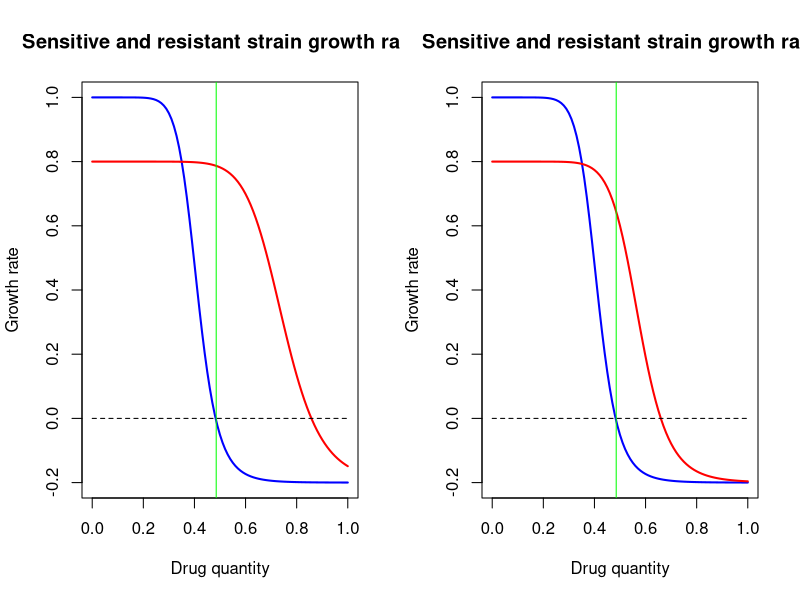
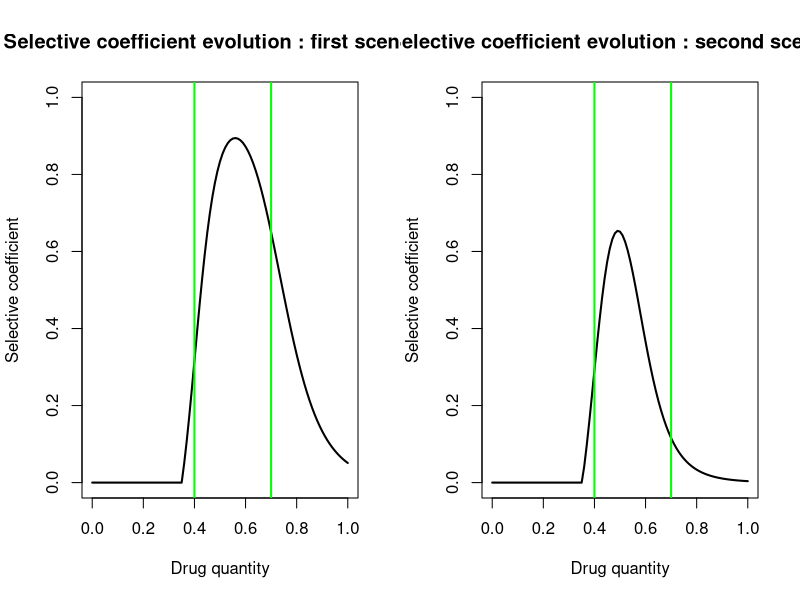
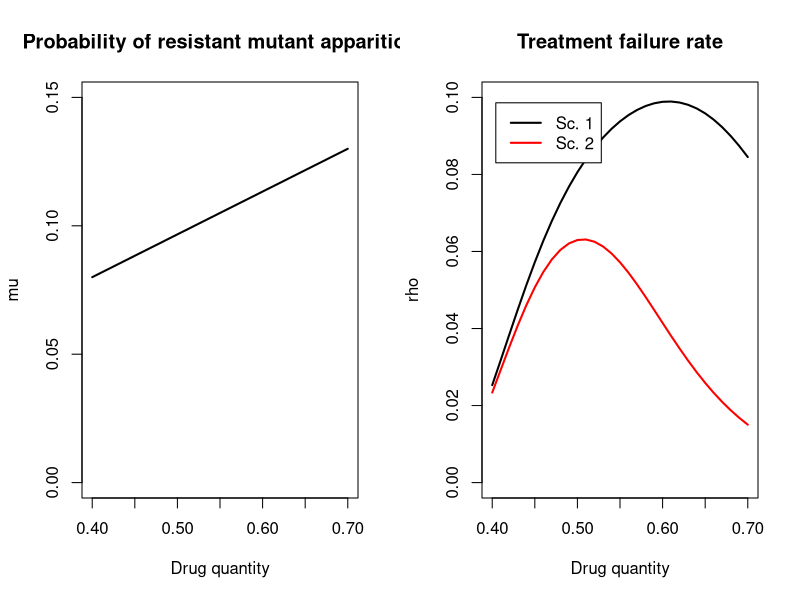
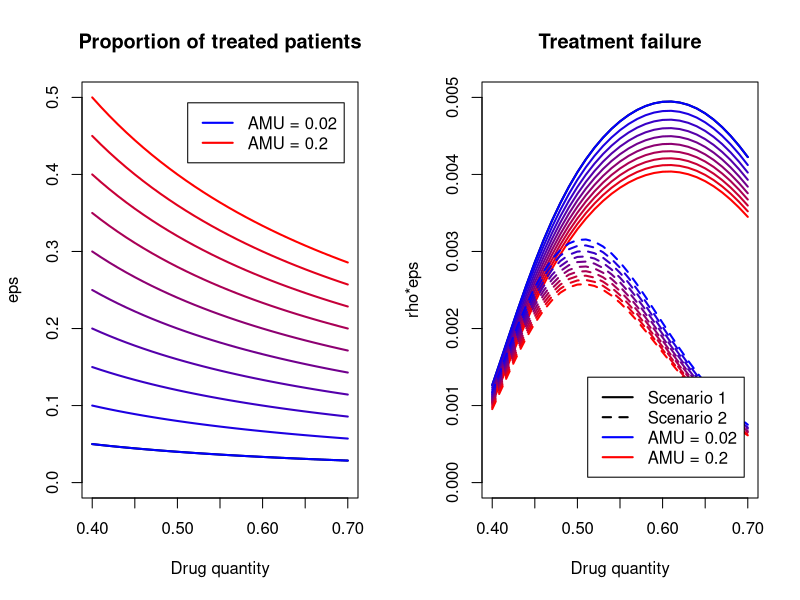
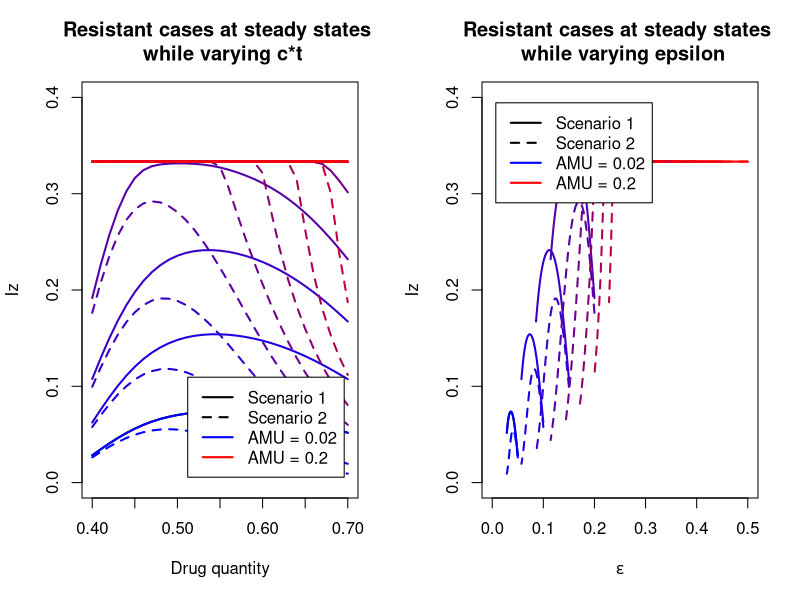
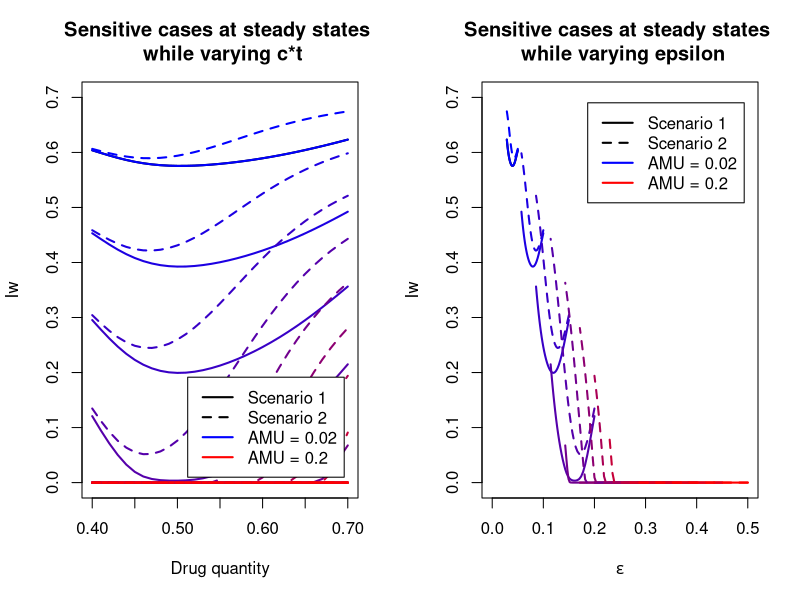
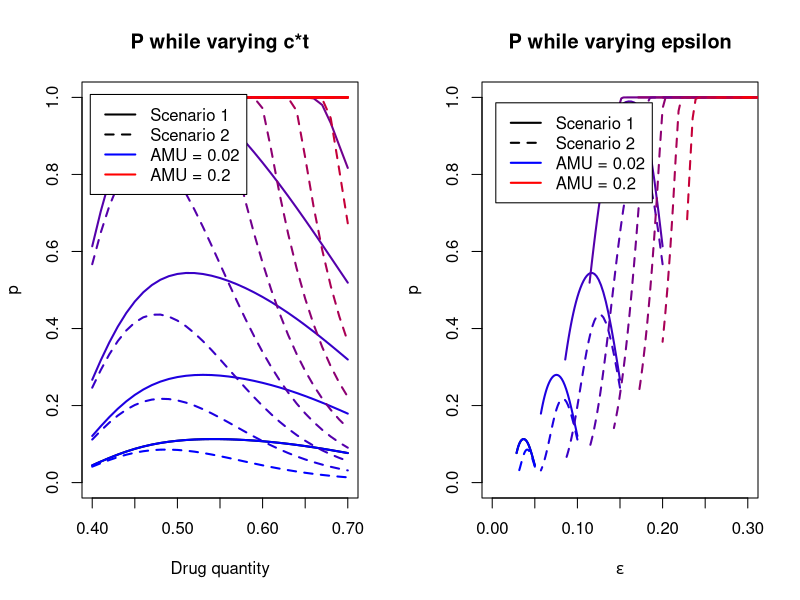
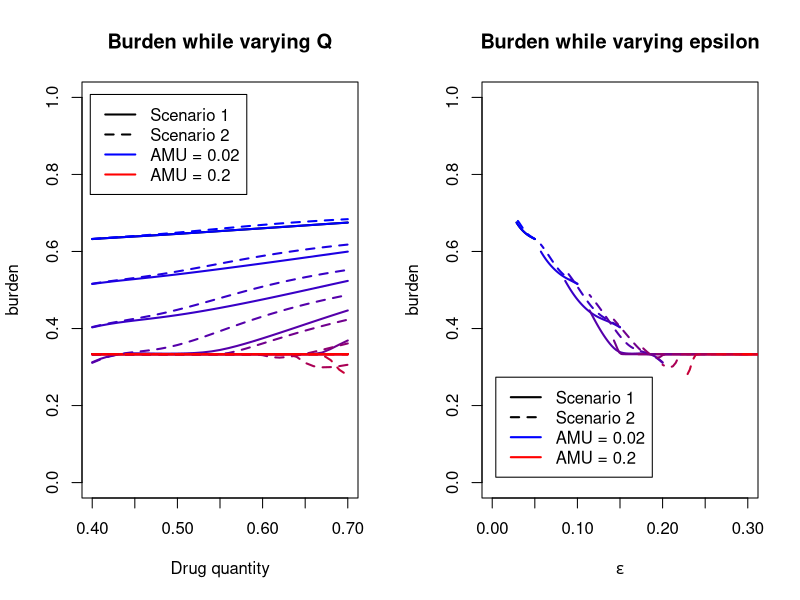

Write the R code that produced these figures, in order.
## ---- chunk 1
library(plyr)

#per capita maximum growth rate of sensitive bact
max_sens_gr <- 1 
max_sens_gr2 <- 1 
#per capita maximum growth rate of resistant bact
max_res_gr <- 0.8
max_res_gr2 <- 0.8
#per capita minimum growth rate of sensitive bact
min_sens_gr <- -0.2
min_sens_gr2 <- -0.2
#per capita minimum growth rate of res bact
min_res_gr <- -0.2
min_res_gr2 <- -0.2
#minimum inhibitory concentration of sen bact

mic_sens <- 0.35
mic_sens2 <- 0.35
#minimum inhibitory concentration of res bact

mic_res <- 0.65
mic_res2 <- 0.5
#slope for sens bact
kappa_sens <- 10
kappa_sens2 <- 10
#slope for res bact  

kappa_res <- 10
kappa_res2 <- 10

param_sens <- c(max_sens_gr, min_sens_gr, mic_sens, kappa_sens)
param_sens2 <- c(max_sens_gr2, min_sens_gr2, mic_sens2, kappa_sens2)

param_res <- c(max_res_gr, min_res_gr, mic_res, kappa_res)
param_res2 <- c(max_res_gr2, min_res_gr2, mic_res2, kappa_res2)

#mutant emergence probability : we consider that if the amount of applied atb increases, the probability of resistant mutant apparition increases linearly
max_mu <- 0.13
min_mu <- 0.08
max_dot <- 10
min_dot <- 1

#range of intervention - cl=lowest clinically effective dose, cu maximum tolerable dose (toxicity)
cl=0.40
cu=0.70
n_values=(cu-cl)*100+1

drug_quantities <- seq(cl, cu, length.out = n_values )

AMU = c(0.02, 0.04, 0.06, 0.08, 0.10, 0.12, 0.14, 0.16, 0.18, 0.2)

prop_treated <- do.call(cbind, lapply(AMU, function (x) x/drug_quantities))

eps_max <- max(prop_treated)

#selection of corresponding borders in sel_coef vector

lowbound=cl*100+1
highbound=cu*100+1



x <- seq(0,1,by=0.01)
zoom <- 1
## ---- chunk 2



growth = function(x, maxv, minv, micv, slopev) {
  y <- maxv - ((maxv - minv)*(x/micv)^slopev)/((x/micv)^slopev - maxv/minv)
  return(y)
}



colglob <- colorRampPalette(c("blue", "red"))

colforcol <- colglob(length(AMU))


linfun <- function(x, t, ltype){
  lines(t, unlist(x), lty=ltype, lwd=2, col=colforcol[as.numeric(parent.frame()$i)])
}

## ---- chunk 3


gr_sens <- lapply(x, growth, max_sens_gr, min_sens_gr, mic_sens, kappa_sens)

gr_res <- lapply(x, growth, max_res_gr, min_res_gr, mic_res, kappa_res)

gr_sens2 <- lapply(x, growth, max_sens_gr2, min_sens_gr2, mic_sens2, kappa_sens2)

gr_res2 <- lapply(x, growth, max_res_gr2, min_res_gr2, mic_res2, kappa_res2)

MIC <- sum(gr_sens>0)/length(gr_sens)
MICres <- sum(gr_res>0)/length(gr_res)
MICres2 <- sum(gr_res2>0)/length(gr_res2)
## ---- chunk 4
par(mfrow=c(1,2))

plot(x, gr_sens, main="Sensitive and resistant strain growth rate", xlab="Drug quantity", ylab="Growth rate", ylim=c(-0.2,1), lwd=2, type="l", col='blue')

lines(x, gr_res, type='l', col='red', lwd=2)

lines(x, rep(0, length(x)), type='l', col='black', lwd=1, lty=2)
abline(v=MIC, col='green')


plot(x, gr_sens2, main="Sensitive and resistant strain growth rate", xlab="Drug quantity", ylab="Growth rate", ylim=c(-0.2,1), lwd=2, type="l", col='blue')

lines(x, gr_res2, type='l', col='red', lwd=2)

lines(x, rep(0, length(x)), type='l', col='black', lwd=1, lty=2)
abline(v=MIC, col='green')

## ---- chunk 5
gr_sens <- unlist(gr_sens)
gr_sens2 <- unlist(gr_sens2)
gr_res <- unlist(gr_res)
gr_res2 <- unlist(gr_res2)

sel_coef <- gr_res - gr_sens
sel_coef2 <- gr_res2 - gr_sens2

sel_coef[which(sel_coef<0)] <- 0
sel_coef2[which(sel_coef2<0)] <- 0


minSC <- sum(sel_coef==0)/length(sel_coef)

plot(x, sel_coef, main="Selective coefficient evolution : first scenario", xlab="Drug quantity", ylab="Selective coefficient", ylim=c(0,1), lwd=2, type="l", col='black')
abline(v=cl, col='green', lw=2)
abline(v=cu, col='green', lw=2)

plot(x, sel_coef2, main="Selective coefficient evolution : second scenario", xlab="Drug quantity", ylab="Selective coefficient", ylim=c(0,1), lwd=2, type="l", col='black')
abline(v=cl, col='green', lw=2)
abline(v=cu, col='green', lw=2)
## ---- chunk 6
mu_prob <- seq(min_mu, max_mu, length.out = n_values)
doses <- seq(cl, cu, length.out = n_values)

plot(doses, mu_prob, main="Probability of resistant mutant apparition", xlab="Drug quantity", ylab="mu", ylim=c(0,0.15), lwd=2, type="l", col='black')

## ---- chunk 7
sel_sel_coef <- sel_coef[lowbound:highbound]
sel_sel_coef2 <- sel_coef2[lowbound:highbound]

rho1 <- sel_sel_coef*mu_prob
rho2 <- sel_sel_coef2*mu_prob

plot(doses, rho1, main="Treatment failure rate", xlab="Drug quantity", ylab="rho", lwd=2, type="l", col='black', ylim=c(0, 0.10))

lines(doses, rho2, type='l', col='red', lwd=2)

legend("topleft" , inset=.05, c("Sc. 1", "Sc. 2"), lty=c(1,1), lwd=c(2,2), col=c("black", "red"))

## ---- chunk 8



plot(doses, prop_treated[,1], main="Proportion of treated patients", xlab="Drug quantity", ylab="eps", ylim=c(0 , eps_max), lwd=2, type="l", col='black')

capture.output(apply(prop_treated, 2, linfun, doses, 1), file='NUL')

tag_min <- paste('AMU =', AMU[1])
tag_max <- paste('AMU =', AMU[length(AMU)])

legend("topright" , inset=.05, c(tag_min, tag_max), lty=c(1,1), lwd=c(2,2), col=c("blue", "red"))

## ---- chunk 9


treat_fail <- do.call(cbind, lapply(prop_treated, function (x) x*rho1))
treat_fail2 <- do.call(cbind, lapply(prop_treated, function (x) x*rho2))

plot(doses, treat_fail[,1], main="Treatment failure", xlab="Drug quantity", ylab="rho*eps", lwd=2, type="l", col='black', ylim=c(0, 0.005))

capture.output(apply(treat_fail, 2, linfun, doses, 1), file='NUL')
capture.output(apply(treat_fail2, 2, linfun, doses, 2), file='NUL')

legend("bottomright" , inset=.05, c('Scenario 1', 'Scenario 2', tag_min, tag_max), lty=c(1,2,1,1), lwd=c(2,2,2,2), col=c("black", "black", "blue", "red"))


## ---- chunk 10

library(deSolve)


options("scipen" = 10)

# initial state:
N <- 1
prop <- 0.01 #initial value of Iw and Iz

# time:
a <- 4000 #time span
m <- 1 #time step

# parameters
pbeta_w <- 0.04 #transmission parameter of Iw
pbeta_z <- 0.015 #transmission parameter of Iz

pgammaa <- 0.01 #innate recovery rate
pgamma_tilt <- 0.1 #recovery rate of Iw when treated by antibiotics



## ---- chunk 11

varying_par <- cbind(prop_treated, rho1)

varying_par2 <- cbind(prop_treated, rho2)


parameters <- c(beta_w=pbeta_w, beta_z=pbeta_z, gamma=pgammaa, gamma_prim=pgamma_tilt, eps=0, rho=0)

state <- c(S=1-2*prop, Iw=prop, Iz=prop, new_Iz=0, new_Iw=0)

times=seq(0, a, by=m)

SIS=function(times, state, parameters){
  with(as.list(c(state,parameters)),
       {dS = - beta_w*Iw*S - beta_z*Iz*S + gamma*(1-eps)*Iw + gamma_prim*eps*Iw + gamma*Iz
        dIw = beta_w*Iw*S + (1-eps)*beta_w*Iw*Iz - eps*beta_z*Iz*Iw - rho*eps*Iw - gamma*(1-eps)*Iw - gamma_prim*eps*Iw
        dIz = beta_z*Iz*S + eps*beta_z*Iz*Iw + rho*eps*Iw - (1-eps)*beta_w*Iw*Iz - gamma*Iz
        dnewIw = beta_w*Iw*S
        dnewIz = beta_z*Iz*S
        list(c(dS, dIw, dIz, dnewIw, dnewIz))
       })
}

calc_fun = function(x) {
  parameters[5] <- x[1]
  parameters[6] <- x[2]
  out=as.data.frame(
  ode(y=state, times=times, func=SIS, parms=parameters))
  return(out)
}



## ---- chunk 12
out_sc1 <- do.call(cbind, apply(cbind(varying_par[,1], varying_par[,ncol(varying_par)]), 1 , calc_fun))


for (i in 2:(ncol(varying_par)-1)) {
  out <- do.call(cbind, apply(cbind(varying_par[,i], varying_par[,ncol(varying_par)]), 1 , calc_fun))
  out_sc1 <- cbind(out_sc1, out)
}


out_sc2 <- do.call(cbind, apply(cbind(varying_par2[,1], varying_par2[,ncol(varying_par2)]), 1 , calc_fun))

for (i in 2:(ncol(varying_par2)-1)) {
  out2 <- do.call(cbind, apply(cbind(varying_par2[,i], varying_par2[,ncol(varying_par2)]), 1 , calc_fun))
  out_sc2 <- cbind(out_sc2, out2)
}

## ---- chunk 13

niz <- seq(4, ncol(out_sc1), by=6)
niw <- seq(3, ncol(out_sc1), by=6)
inciw <- seq(5, ncol(out_sc1), by=6)
inciz <- seq(6, ncol(out_sc1), by=6)

iz_steady <- out_sc1[nrow(out_sc1),niz]
iz_steady2 <- out_sc2[nrow(out_sc2),niz]

iw_steady <- out_sc1[nrow(out_sc1),niw]
iw_steady2 <- out_sc2[nrow(out_sc2),niw]

inciw_steady <- out_sc1[,inciw]
inciw_steady2 <- out_sc2[,inciw]

inciz_steady <- out_sc1[,inciz]
inciz_steady2 <- out_sc2[,inciz]


## ---- chunk 14
incid = function(x, zoom) {
  der <- rep(0, length(x))
  for (i in 2:length(x)) {
    der[i] <- x[i]-x[i-1]
  }
  return(der)
}

NewIz <- apply(inciz_steady, 2, incid, zoom)
NewIz2 <- apply(inciz_steady2, 2, incid, zoom)

NewIw <- apply(inciw_steady, 2, incid, zoom)
NewIw2 <- apply(inciw_steady2, 2, incid, zoom)

newiz_ss <- NewIz[nrow(NewIz),]
newiz_ss2 <- NewIz2[nrow(NewIz2),]

newiw_ss <- NewIw[nrow(NewIw),]
newiw_ss2 <- NewIw2[nrow(NewIw2),]
## ---- chunk 15
iz_steady <- matrix(unlist(iz_steady), nrow=length(doses))
iz_steady2 <- matrix(unlist(iz_steady2), nrow=length(doses))

iw_steady <- matrix(unlist(iw_steady), nrow=length(doses))
iw_steady2 <- matrix(unlist(iw_steady2), nrow=length(doses))

newiz_ss <- matrix(unlist(newiz_ss), nrow=length(doses))
newiz_ss2 <- matrix(unlist(newiz_ss2), nrow=length(doses))

newiw_ss <- matrix(unlist(newiw_ss), nrow=length(doses))
newiw_ss2 <- matrix(unlist(newiw_ss2), nrow=length(doses))

p <- iz_steady/(iw_steady+iz_steady)
p2 <- iz_steady2/(iw_steady2+iz_steady2)

p_incid <- newiz_ss/(newiz_ss+newiw_ss)
p_incid2 <- newiz_ss2/(newiz_ss2+newiw_ss2)


burden <- iz_steady+iw_steady
burden2 <- iz_steady2+iw_steady2
## ---- chunk 16
plot(doses, iz_steady[,1], main="Resistant cases at steady states \n while varying c*t", xlab="Drug quantity", ylab="Iz", ylim=c(0,0.40), lwd=2, lty=1, type="l", col='black')

capture.output(apply(iz_steady, 2, linfun, doses, 1), file='NUL')
capture.output(apply(iz_steady2, 2, linfun, doses, 2), file='NUL')

legend("bottomright" , inset=.05, c('Scenario 1', 'Scenario 2', tag_min, tag_max), lty=c(1,2,1,1), lwd=c(2,2,2,2), col=c("black", "black", "blue", "red"))


plot(prop_treated[,1], iz_steady[,1], main="Resistant cases at steady states \n while varying epsilon", xlab=expression(epsilon), ylab="Iz", ylim=c(0,0.40), xlim=c(0,eps_max), lwd=2, type="l", col='black')

for (i in 1:ncol(prop_treated)) {
  lines(prop_treated[,i], iz_steady[,i], col=colforcol[i], lty=1, lwd=2)
}
for (i in 1:ncol(prop_treated)) {
  lines(prop_treated[,i], iz_steady2[,i], col=colforcol[i], lty=2, lwd=2)
}

legend("topleft" , inset=.05, c('Scenario 1', 'Scenario 2', tag_min, tag_max), lty=c(1,2,1,1), lwd=c(2,2,2,2), col=c("black", "black", "blue", "red"))

## ---- chunk 17
plot(doses, iw_steady[,1], main="Sensitive cases at steady states \n while varying c*t", xlab="Drug quantity", ylab="Iw", ylim=c(0,0.70), lwd=2, lty=1, type="l", col='black')

capture.output(apply(iw_steady, 2, linfun, doses, 1), file='NUL')
capture.output(apply(iw_steady2, 2, linfun, doses, 2), file='NUL')

legend("bottomright" , inset=.05, c('Scenario 1', 'Scenario 2', tag_min, tag_max), lty=c(1,2,1,1), lwd=c(2,2,2,2), col=c("black", "black", "blue", "red"))


plot(prop_treated[,1], iw_steady[,1], main="Sensitive cases at steady states \n while varying epsilon", xlab=expression(epsilon), ylab="Iw", ylim=c(0,0.70), xlim=c(0,eps_max), lwd=2, type="l", col='black')

for (i in 1:ncol(prop_treated)) {
  lines(prop_treated[,i], iw_steady[,i], col=colforcol[i], lty=1, lwd=2)
}
for (i in 1:ncol(prop_treated)) {
  lines(prop_treated[,i], iw_steady2[,i], col=colforcol[i], lty=2, lwd=2)
}

legend("topright" , inset=.05, c('Scenario 1', 'Scenario 2', tag_min, tag_max), lty=c(1,2,1,1), lwd=c(2,2,2,2), col=c("black", "black", "blue", "red"))

## ---- chunk 18
plot(doses, p[,1], main="P while varying c*t", xlab="Drug quantity", ylab="p", ylim=c(0,1), lwd=2, type="l", col='black')

capture.output(apply(p, 2, linfun, doses, 1), file='NUL')
capture.output(apply(p2, 2, linfun, doses, 2), file='NUL')

legend("topleft" , inset=.03, c('Scenario 1', 'Scenario 2', tag_min, tag_max), lty=c(1,2,1,1), lwd=c(2,2,2,2), col=c("black", "black", "blue", "red"))


plot(prop_treated[,1], p[,1], main="P while varying epsilon", xlab=expression(epsilon), ylab="p", ylim=c(0,1), xlim=c(0,0.3), lwd=2, type="l", col='black')

for (i in 1:ncol(prop_treated)) {
  lines(prop_treated[,i], p[,i], col=colforcol[i], lty=1, lwd=2)
}
for (i in 1:ncol(prop_treated)) {
  lines(prop_treated[,i], p2[,i], col=colforcol[i], lty=2, lwd=2)
}

legend("topleft" , inset=.05, c('Scenario 1', 'Scenario 2', tag_min, tag_max), lty=c(1,2,1,1), lwd=c(2,2,2,2), col=c("black", "black", "blue", "red"))

## ---- chunk 19
plot(doses, burden[,1], main="Burden while varying Q", xlab="Drug quantity", ylab="burden", ylim=c(0,1), lwd=2, type="l", col='black')

capture.output(apply(burden, 2, linfun, doses, 1), file='NUL')
capture.output(apply(burden2, 2, linfun, doses, 2), file='NUL')

legend("topleft" , inset=.03, c('Scenario 1', 'Scenario 2', tag_min, tag_max), lty=c(1,2,1,1), lwd=c(2,2,2,2), col=c("black", "black", "blue", "red"))

plot(prop_treated[,1], burden[,1], main="Burden while varying epsilon", xlab=expression(epsilon), ylab="burden", ylim=c(0,1), xlim=c(0,0.3), lwd=2, type="l", col='black')

for (i in 1:ncol(prop_treated)) {
  lines(prop_treated[,i], burden[,i], col=colforcol[i], lty=1, lwd=2)
}
for (i in 1:ncol(prop_treated)) {
  lines(prop_treated[,i], burden2[,i], col=colforcol[i], lty=2, lwd=2)
}

legend("bottomleft" , inset=.05, c('Scenario 1', 'Scenario 2', tag_min, tag_max), lty=c(1,2,1,1), lwd=c(2,2,2,2), col=c("black", "black", "blue", "red"))

## ---- chunk 20
newcase <- newiw_ss+newiz_ss
newcase2 <- newiw_ss2+newiz_ss2


plot(doses, newcase[,1], main="Global incidence while varying c*t", xlab="Drug quantity", ylab="Incidence", ylim=c(0,0.01), lwd=2, type="l", col='black')

capture.output(apply(newcase, 2, linfun, doses, 1), file='NUL')
capture.output(apply(newcase2, 2, linfun, doses, 2), file='NUL')

legend("bottomleft" , inset=.05, c('Scenario 1', 'Scenario 2', tag_min, tag_max), lty=c(1,2,1,1), lwd=c(2,2,2,2), col=c("black", "black", "blue", "red"))



plot(prop_treated[,1], newcase[,1], main="Global incidence while varying epsilon", xlab=expression(epsilon), ylab="Incidence", ylim=c(0,0.01), xlim=c(0,eps_max), lwd=2, type="l", col='black')

for (i in 1:ncol(prop_treated)) {
  lines(prop_treated[,i], newcase[,i], col=colforcol[i], lty=1, lwd=2)
}
for (i in 1:ncol(prop_treated)) {
  lines(prop_treated[,i], newcase2[,i], col=colforcol[i], lty=2, lwd=2)
}

legend("bottomleft" , inset=.05, c('Scenario 1', 'Scenario 2', tag_min, tag_max), lty=c(1,2,1,1), lwd=c(2,2,2,2), col=c("black", "black", "blue", "red"))
